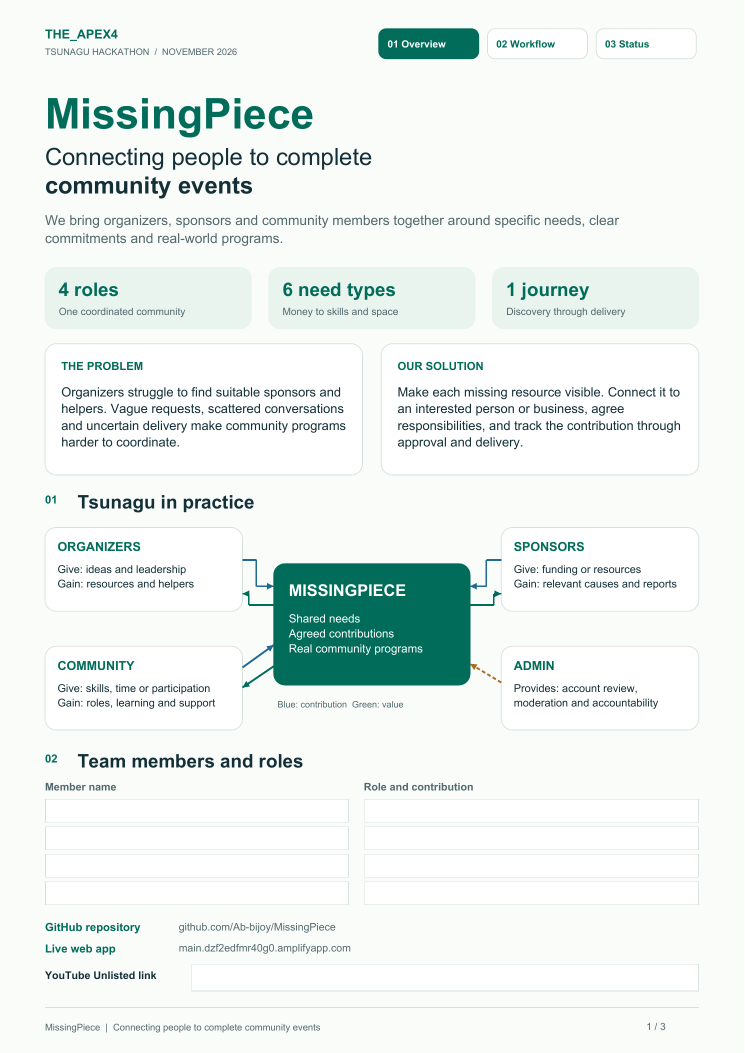
#> input picture tmp/proposal_docx/source-1.png, 1489 x 2105 px (shown at 1/2 size); its folder holds 6 pictures in this run
$ python build.py
#> lines starting #> are read from the running program, lines starting #| are printed output that depends on the picture
from pathlib import Path
from PIL import Image
from docx import Document
from docx.shared import Inches,Pt,RGBColor
from docx.oxml import OxmlElement
from docx.oxml.ns import qn
from docx.opc.constants import RELATIONSHIP_TYPE as RT
from docx.enum.table import WD_TABLE_ALIGNMENT,WD_CELL_VERTICAL_ALIGNMENT
from docx.enum.text import WD_ALIGN_PARAGRAPH

ROOT=Path(__file__).resolve().parents[2];TMP=Path(__file__).parent
OUT=ROOT/'output/documents/The_Apex4_Proposal.docx'
def crop(n,bounds,name):
#> called with n = 1, bounds = (35, 421, 560, 586), name = 'connection.png'
 im=Image.open(TMP/f'source-{n}.png');sx=im.width/595.28;sy=im.height/841.89
#> in crop, im is the input picture: PIL image 1489x2105 RGB; mean R, G, B 234.4, 241.5, 239.4
#> after `sx = im.width / 595.28`: sx = 2.5
#> after `sy = im.height / 841.89`: sy = 2.5
 x,y,x2,y2=bounds
 im.crop((round(x*sx),round(y*sy),round(x2*sx),round(y2*sy))).save(TMP/name)
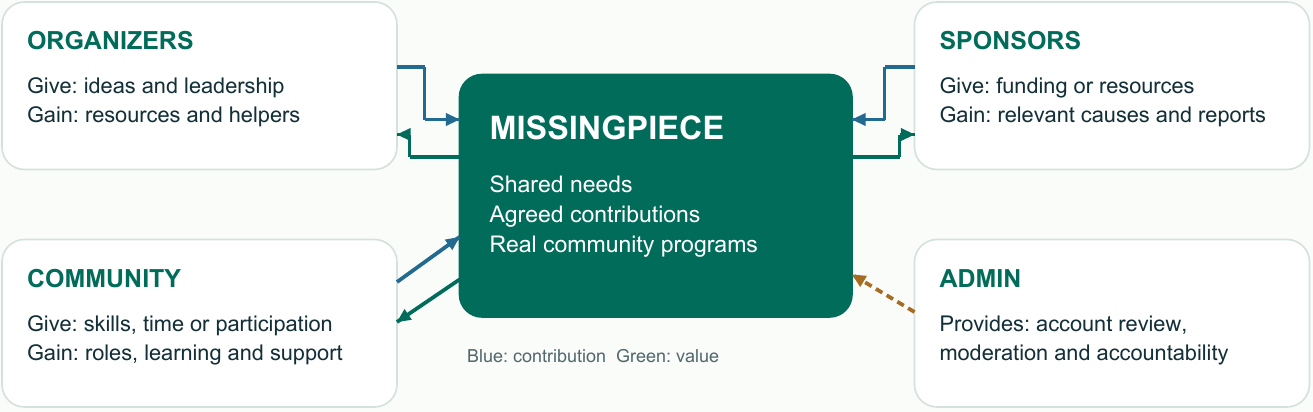
#> saved as connection.png: PIL image 1313x412 RGB; mean R, G, B 202.3, 223, 219.1
crop(1,(35,421,560,586),'connection.png')
crop(2,(35,182,560,619),'workflow.png')
#> call 2 of crop, with n = 2, bounds = (35, 182, 560, 619), name = 'workflow.png'
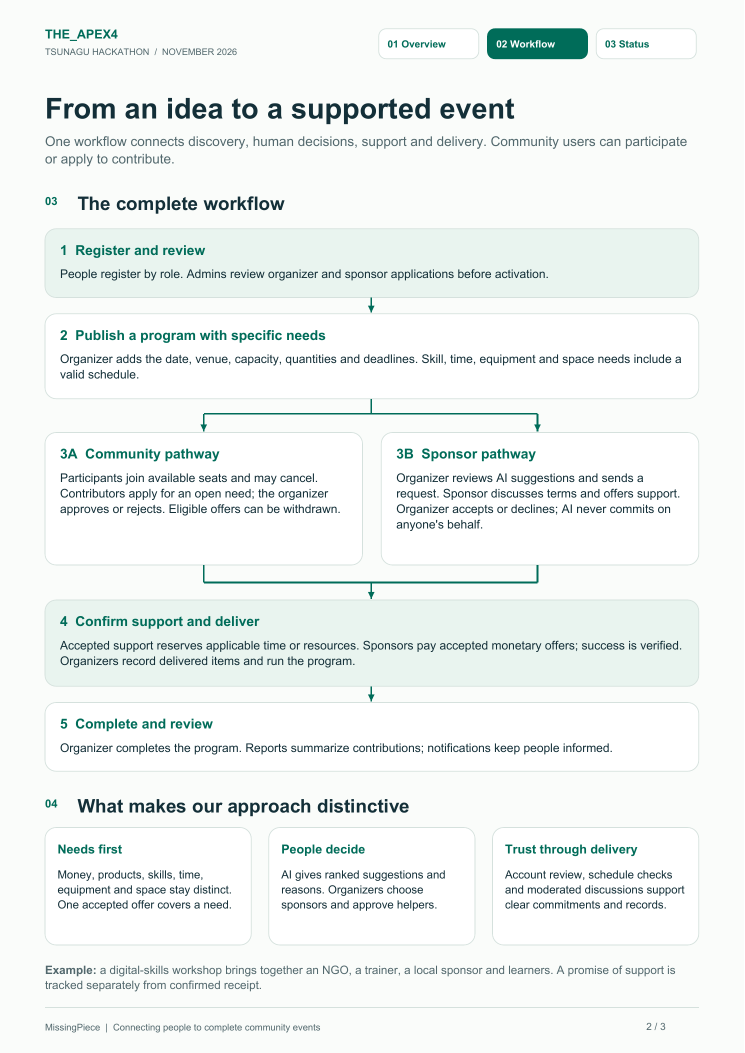
#> input picture tmp/proposal_docx/source-2.png, 1489 x 2105 px (shown at 1/2 size)
#> in crop, im is the input picture: PIL image 1489x2105 RGB; mean R, G, B 238.7, 243.4, 241.8
#> in crop (call 2), `im.crop((round(x*sx),round(y*sy),round(x2*sx),round(y2*sy))).save(TMP/..`:
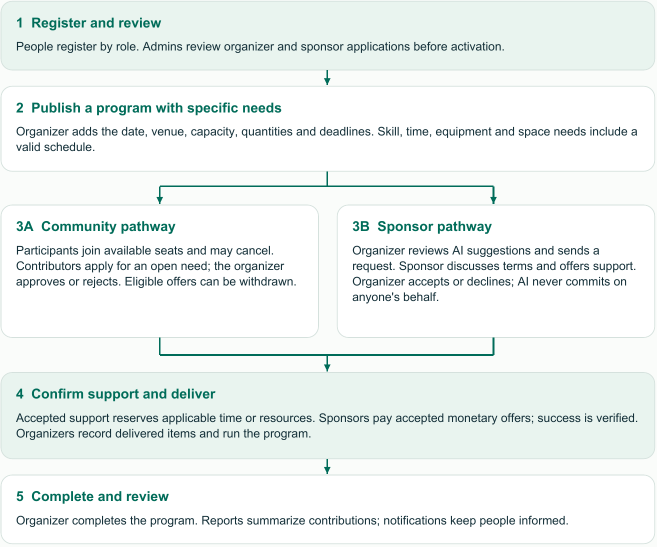
#> saved as workflow.png: PIL image 1313x1093 RGB (shown at 1/2 size); mean R, G, B 236.5, 242.5, 240.7
crop(3,(35,563,560,615),'payment.png')
#> call 3 of crop, with n = 3, bounds = (35, 563, 560, 615), name = 'payment.png'
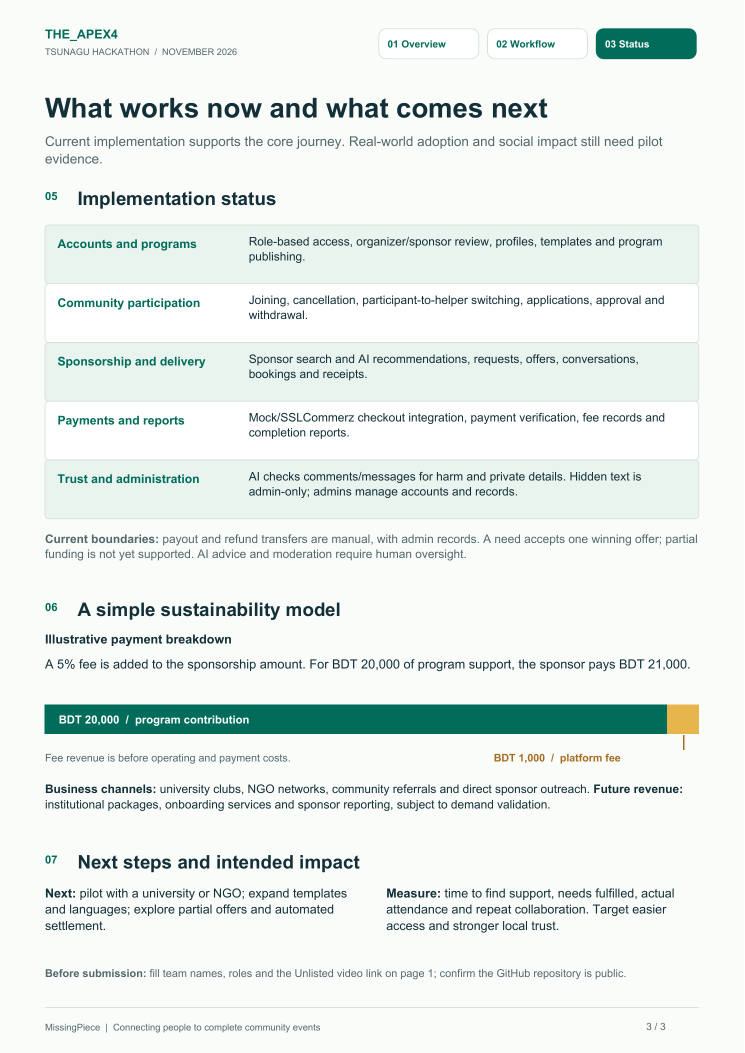
#> input picture tmp/proposal_docx/source-3.png, 1489 x 2105 px (shown at 1/2 size)
#> in crop, im is the input picture: PIL image 1489x2105 RGB; mean R, G, B 231.8, 239, 236.5
#> in crop (call 3), `im.crop((round(x*sx),round(y*sy),round(x2*sx),round(y2*sy))).save(TMP/..`:
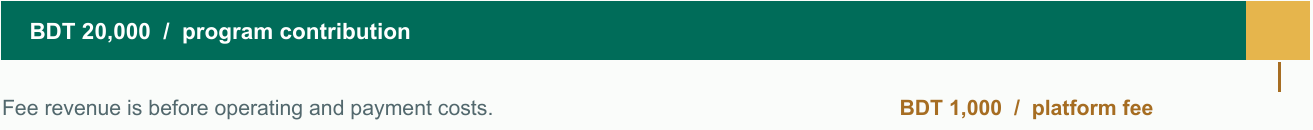
#> saved as payment.png: PIL image 1313x130 RGB; mean R, G, B 142.7, 187.4, 175.5
#> (the run stopped early here; a loop or call above may not have finished)
